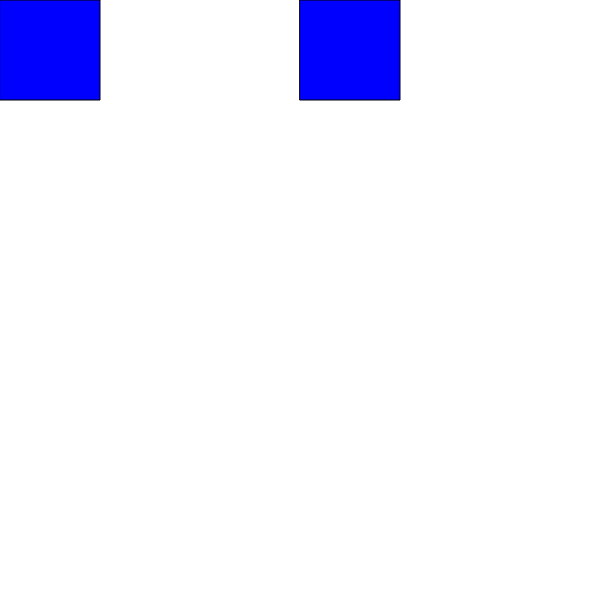
Frame 1 (no input)
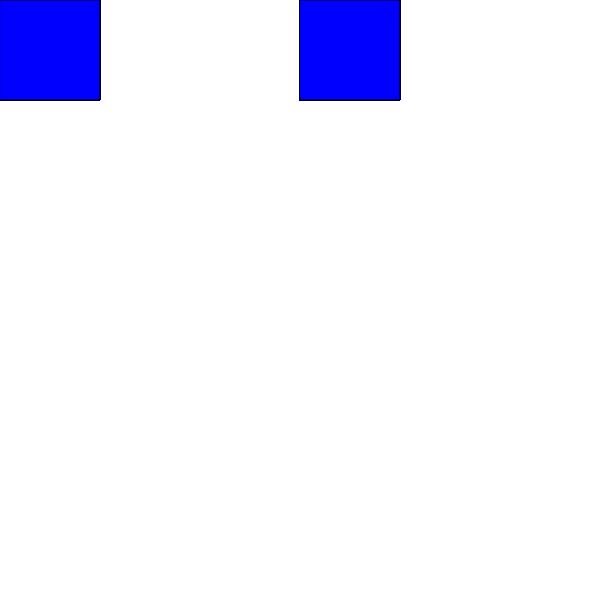
Frame 60 (no input)
Frame 120 (the mouse pressed at the canvas centre since frame 60): identical to frame 60, image omitted

The p5.js sketch that drew these frames (run headless with seeded random() and noise() and a simulated clock; from frame 60 on, the mouse is pressed at the canvas centre):

// p5.js sketch
// ── sketch.js
let canvasLength, canvasHeight;
let boxOneLength, boxOneHeight, boxOneX, boxOneY, boxOneRed, boxOneGreen, boxOneBlue, boxOneCheck;
let boxTwoLength, boxTwoHeight, boxTwoX, boxTwoY, boxTwoRed, boxTwoGreen, boxTwoBlue, boxTwoCheck;

function setup() {
    canvasLength = 600;
    canvasHeight = 600;


    boxOneLength = 100;
    boxOneHeight = 100;
    boxOneX = 0;
    boxOneY = 0;
    boxOneColor = 'blue';
    boxOneCheck = false;


    boxTwoLength = 100;
    boxTwoHeight = 100;
    boxTwoX = 300;
    boxTwoY = 0;
    boxTwoColor = 'blue';
    boxTwoCheck = false;


    createCanvas(canvasLength, canvasHeight);


}



function changeBoxColor(x, y, length, height, color) {
    if(mouseX >= x && mouseX <= (x + length) && mouseY >= y && mouseY <= (y + height)) {
        if (color == "blue") {
            color = "red";

        } else if (color == "red") {
            color = "blue";

        }
    }
}




function mousePressed() {
    if(mouseX >= boxOneX && mouseX <= boxOneX + boxOneLength && mouseY >= boxOneY && mouseY <= boxOneY + boxOneHeight)  {
        if (boxOneColor == "blue") {
            boxOneColor = "red";

        } else if (boxOneColor == "red") {
            boxOneColor = "blue";

        }
    }

    if(mouseX >= boxTwoX && mouseX <= boxTwoX + boxTwoLength && mouseY >= boxTwoY && mouseY <= boxTwoY + boxTwoHeight)  {
        if (boxTwoColor == "blue") {
            boxTwoColor = "red";

        } else if (boxTwoColor == "red") {
            boxTwoColor = "blue";

        }
    }
}

function draw() {

    fill(boxOneColor);
    rect(boxOneX, boxOneY, boxOneLength, boxOneHeight);

    fill(boxTwoColor);
    rect(boxTwoX, boxTwoY, boxTwoLength, boxTwoHeight);

    changeBoxColor(boxOneX, boxOneY, boxOneLength, boxOneHeight, boxOneColor);
    changeBoxColor(boxTwoX, boxTwoY, boxTwoLength, boxTwoHeight, boxTwoColor);


}
